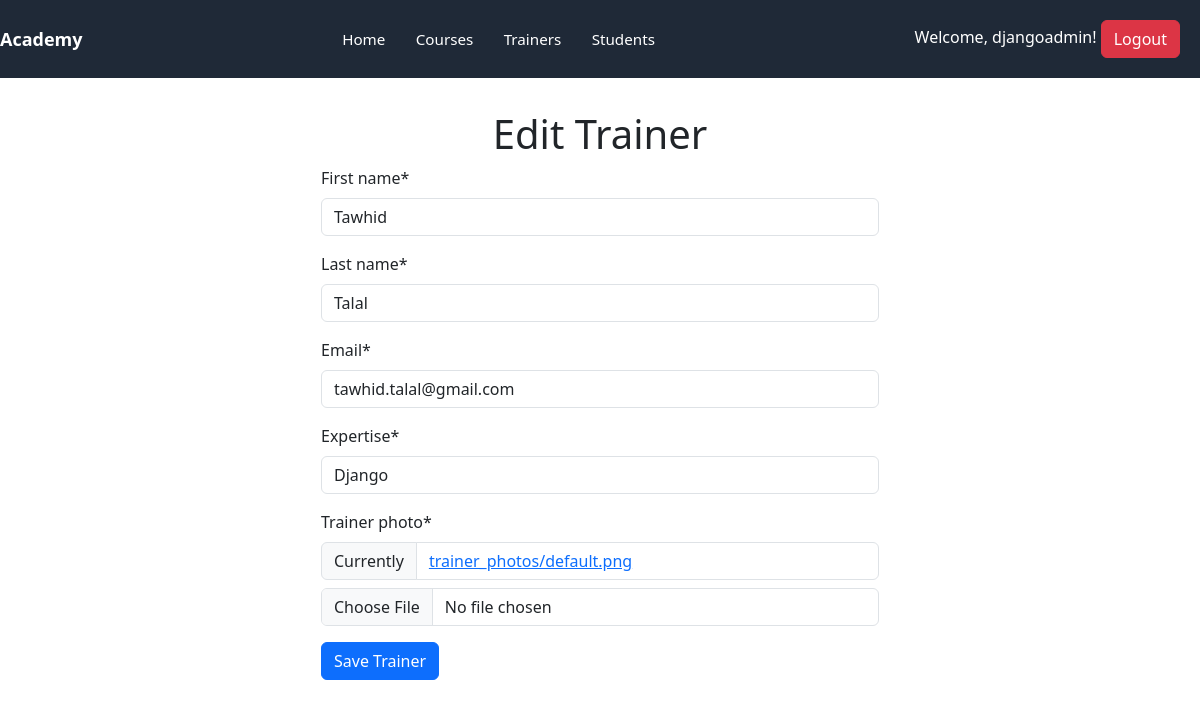
Screenshot of /academy/trainer/edit/1/ (signed in) with the database file from the repository.
### academy/models.py (models this page shows, shortened)
class Trainer(models.Model):
    first_name = models.CharField(max_length=100)
    last_name = models.CharField(max_length=100)
    email = models.EmailField(unique=True)
    expertise = models.CharField(max_length=200)
    trainer_photo = models.ImageField(upload_to='trainer_photos/', default='default.png')

### academy/views.py (the view)
# urls.py: path('trainer/edit/<int:id>/', views.trainer_edit, name='trainer_edit'),
@login_required
@permission_required('academy.change_trainer', raise_exception=True)
def trainer_edit(request, id):
    trainer= get_object_or_404(Trainer, id=id)
    if request.method == 'POST':
        form = TrainerForm(request.POST, request.FILES, instance=trainer)
        if form.is_valid():
            form.save()
            return redirect('academy:trainer_detail', id=trainer.id)
    else:
        form = TrainerForm(instance=trainer)
    context = {
        'form': form,
        'trainer': trainer,
        'is_edit': True
    }
    return render(request, 'academy/trainer_edit.html', context)

### academy/forms.py
class TrainerForm(forms.ModelForm):
    class Meta:
        model = Trainer
        fields = '__all__'

### templates/academy/trainer_edit.html (shortened to what this page needs)
{% load static %}
{% load crispy_forms_tags %}
<!DOCTYPE html>
<html lang="en">
  <head>
    <link rel="stylesheet" href="{% static 'css/style.css' %}" />
    <link
      href="https://cdn.jsdelivr.net/npm/bootstrap@5.3.8/dist/css/bootstrap.min.css"
      rel="stylesheet"
    />
  </head>
  <body>
    {% include 'navbar.html' %}
    <main class="container">
        <h1 class="text-center">Edit Trainer</h1>
        <form action="{% url 'academy:trainer_edit' trainer.id %}" method="post" enctype="multipart/form-data" class="w-50 m-auto">
            {{ form|crispy }}
            <button type="submit" class="btn btn-primary">Save Trainer</button>
        </form>
    </main>
  </body>
</html>

### templates/navbar.html
{% load static %}
<nav class="nav" role="navigation" aria-label="Main navigation">
  <div class="brand">Academy</div>
  <div class="nav-links">
    <a href="{% url 'home' %}" title="Home"
       {% if request.resolver_match and request.resolver_match.url_name == 'home' %}class="active"{% endif %}>
      Home
    </a>
    <a href="{% url 'academy:courses' %}" title="Courses"
       {% if request.resolver_match and request.resolver_match.namespace == 'academy' and request.resolver_match.url_name == 'courses' %}class="active"{% endif %}>
      Courses
    </a>
    <a href="{% url 'academy:trainers' %}" title="Trainers"
       {% if request.resolver_match and request.resolver_match.namespace == 'academy' and request.resolver_match.url_name == 'trainers' %}class="active"{% endif %}>
      Trainers
    </a>
    <a href="{% url 'academy:students' %}" title="Students"
       {% if request.resolver_match and request.resolver_match.namespace == 'academy' and request.resolver_match.url_name == 'students' %}class="active"{% endif %}>
      Students
    </a>
  </div>
  <div>
    {% if request.user.is_authenticated %}
      <span>Welcome, {{ request.user.username }}!</span>
      <a href="{% url 'logout' %}" class="btn btn-danger">Logout</a>
    {% else %}
      <a href="{% url 'login' %}" class="btn btn-primary">Login</a> |
      <a href="{% url 'register' %}" class="btn btn-secondary">Register</a>
    {% endif %}
  </div>
</nav>

### training_portal/static/css/style.css (style rules this page uses)
:root { --nav-bg: #1f2937; --nav-text: #ffffff; --nav-accent: #3b82f6; --nav-hover: rgba(255,255,255,0.08); --container-padding: 1.25rem; }
* { box-sizing: border-box; }
body { margin: 0; font-family: -apple-system, BlinkMacSystemFont, "Segoe UI", Roboto, "Helvetica Neue", Arial; color: #111827; background: #f8fafc; }
.nav { display: flex; align-items: center; justify-content: space-between; padding: var(--container-padding); background: var(--nav-bg); color: var(--nav-text); gap: 1rem; }
.nav .brand { font-weight: 700; font-size: 1.125rem; color: var(--nav-text); text-decoration: none; }
.nav .nav-links { display: flex; gap: 0.5rem; align-items: center; }
.nav .nav-links a { color: var(--nav-text); text-decoration: none; padding: 0.45rem 0.7rem; border-radius: 6px; transition: background 150ms ease, color 150ms ease, transform 120ms ease; font-weight: 500; font-size: 0.95rem; }
.container { max-width: 1100px; margin: 2rem auto; padding: 0 1rem; }

### rows the page displays
Trainer: first_name "Tawhid", last_name "Talal", email "tawhid.talal@gmail.com", expertise "Django"

### other values shown
{{ request.user.username }} "djangoadmin"
